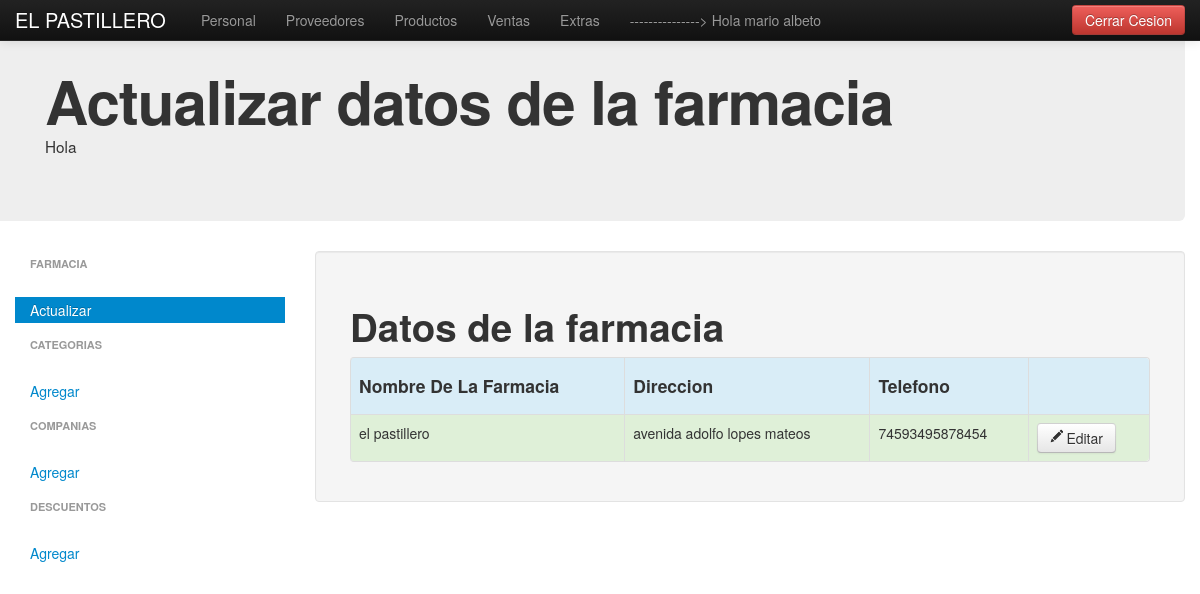
Screenshot of /listFarmacia/ (signed in) with the database file from the repository.
### apps/home/models.py (models this page shows, shortened)
class Farmacia(models.Model):
	nombre = models.CharField(max_length=200)
	direccion = models.CharField(blank=True, max_length=200)
	telefono = models.CharField(blank=True, max_length=200)
	status = models.BooleanField(default=True)

### apps/home/views.py (the view)
# urls.py: url(r'^listFarmacia/$', 'view_list_farmacia', name='vista_lista_farmacia'),
def view_list_farmacia(request):
	if request.user.is_authenticated() and request.user.is_staff:
		farmacia = Farmacia.objects.filter(status=True)
		status_lista = "active"
		existencia = comprobar_existencia()
		ctx = {'existencia':existencia,'farmacia':farmacia,'status_lista':status_lista}
		return render_to_response('home/listFarmacia.html',ctx,context_instance=RequestContext(request))
	else:
		return HttpResponseRedirect('/login')

### apps/home/views.py (called while the page is built)
def comprobar_existencia():
	if Farmacia.objects.exists():
		return False #aun no existen registros que se muestte la opcio de agregar ebn la palntilla
	else:
		return True  #aun no exiten refistros

### templates/home/listFarmacia.html (shortened to what this page needs)
{% extends "base.html" %}
{% block content %}
		<div class="container">
			<div class="row">
				<div class="hero-unit">
					<h1>
						Actualizar datos de la farmacia
					</h1>
					<small>Hola</small>
				</div>
			</div>
			<div class="row">
			{% include 'home/barraLateralIzquierdo.html' %}
				<div class="span9">
					<div class="well sidebar-nav">
						<ul class="nav nav-list">
							<li class="nav-header"></li><br>
								<p aling="justify">
									{% if farmacia %}
										<table class="table table-bordered">
												<theader>
													<h1>
														Datos de la farmacia
													</h1>
													<tr class="info">
														<td><h4>Nombre De La Farmacia</h4></td>
														<td><h4>Direccion</h4></td>
														<td><h4>Telefono</h4></td>
														<td><h4></h4></td>
													</tr>
												</theader>
										{% for local in farmacia %}
												<tbody>
													<tr class="success">
														<td> {{local.nombre}}</td>
														<td> {{local.direccion}}</td>
														<td> {{local.telefono}}</td>
														<td><a class="btn" href="/editFarmacia/{{local.id}}/"><i class="icon-pencil"></i>Editar</a></td>
													</tr>
												</tbody>
										{% endfor %}
										</table>
									{% else %}
										<p>No hay Datos de la Farmacia</p>
									{% endif %}
								</p>
						</ul>
					</div>
				</div>
			</div>
		</div>
{% endblock %}

### templates/barraSuperior.html (shortened to what this page needs)
  <div class="navbar navbar-inverse navbar-fixed-top">
      <div class="navbar-inner">
        <div class="container">
          <a class="brand" href="{% url vista_lista_farmacia %}">EL PASTILLERO</a>
          <div class="nav-collapse collapse">
            <ul class="nav">
             <li><a href="{% url vista_lista_personal_actualizar %}">Personal</a></li>
			<li><a href="{% url vista_lista_proveedores_actualizar  %}">Proveedores</a></li>
			<li><a href="{% url vista_tipo_producto%}">Productos</a></li>
			<li><a href="/addVentas/0/">Ventas</a></li>
			<li><a href="{% url vista_mejor_proveedor%}" >Extras</a></li>
            <li><a href="" >---------------> Hola {{user.first_name}}</a></li>
 		  </ul>
 	    <nav class="navbar-form pull-right">
		<a href="{% url vista_deslogearse %}">
              <button type="submit" class="btn btn-danger">Cerrar Cesion</button>
		</a>
            </nav>
          </div>
        </div>
      </div>
    </div>

### rows the page displays
Farmacia: nombre "el pastillero", direccion "avenida adolfo lopes mateos", telefono "74593495878454"

### other values shown
{{ user.first_name }} "mario albeto"
